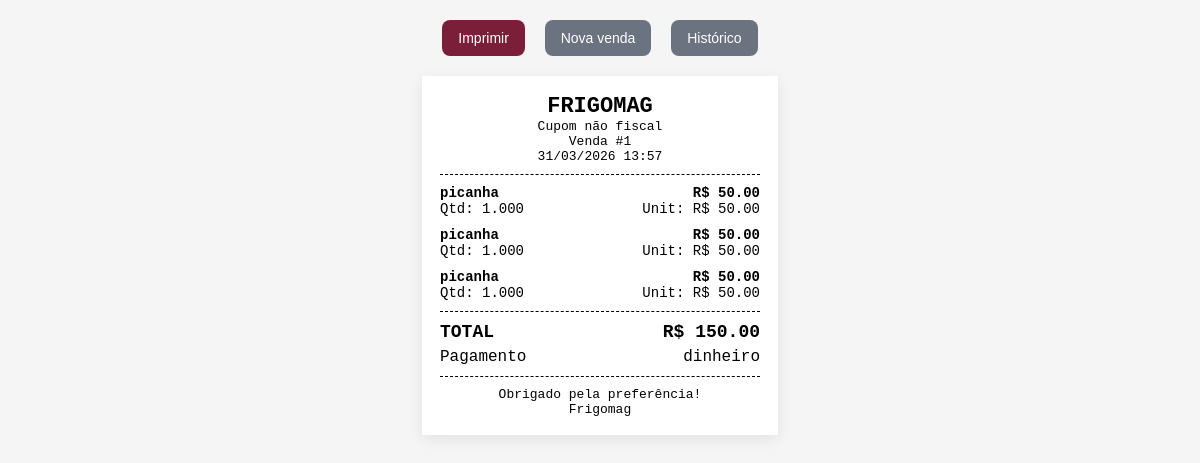
/vendas/1/cupom, run on the app's committed database.
### app/models/venda.py (models this page shows)
class Venda(db.Model):
    __tablename__ = "vendas"
    id = db.Column(db.Integer, primary_key=True)
    total = db.Column(db.Float, default=0)
    forma_pagamento = db.Column(db.String(30))
    criado_em = db.Column(db.DateTime, default=db.func.now())
    itens = db.relationship("ItemVenda", backref="venda", lazy=True, cascade="all, delete-orphan")

### app/models/item_venda.py (models this page shows)
class ItemVenda(db.Model):
    __tablename__ = "itens_venda"
    id = db.Column(db.Integer, primary_key=True)
    venda_id = db.Column(db.Integer, db.ForeignKey("vendas.id"), nullable=False)
    produto_id = db.Column(db.Integer, db.ForeignKey("produtos.id"), nullable=False)
    quantidade = db.Column(db.Float, nullable=False)
    preco_unitario = db.Column(db.Float, nullable=False)
    subtotal = db.Column(db.Float, nullable=False)
    produto = db.relationship("Produto")

### app/models/produto.py (models this page shows)
class Produto(db.Model):
    __tablename__ = "produtos"
    id = db.Column(db.Integer, primary_key=True)
    nome = db.Column(db.String(120), nullable=False)
    codigo = db.Column(db.String(50), unique=True)
    tipo = db.Column(db.String(20))  # kg ou unidade
    preco = db.Column(db.Float, nullable=False)
    estoque = db.Column(db.Float, default=0)
    criado_em = db.Column(db.DateTime, default=db.func.now())

### app/routes/venda_routes.py (the view)
@vendas.route("/<int:venda_id>/cupom")
def cupom_venda(venda_id):
    venda = Venda.query.get_or_404(venda_id)
    return render_template("vendas/cupom.html", venda=venda)

### app/templates/vendas/cupom.html (shortened to what this page needs)
<!DOCTYPE html>
<html lang="pt-BR">
<head>
</head>
<body>
    <div class="acoes">
        <button onclick="window.print()">Imprimir</button>
        <a href="/vendas/">Nova venda</a>
        <a href="/vendas/listar">Histórico</a>
    </div>
    <div class="cupom">
        <div class="centro">
            <div class="titulo">FRIGOMAG</div>
            <div>Cupom não fiscal</div>
            <div>Venda #{{ venda.id }}</div>
            <div>{{ venda.criado_em.strftime("%d/%m/%Y %H:%M") if venda.criado_em else "-" }}</div>
        </div>
        <div class="linha"></div>
        {% for item in venda.itens %}
        <div class="item">
            <div class="item-topo">
                <span>{{ item.produto.nome if item.produto else "Produto" }}</span>
                <span>R$ {{ "%.2f"|format(item.subtotal) }}</span>
            </div>
            <div class="item-baixo">
                <span>Qtd: {{ "%.3f"|format(item.quantidade) }}</span>
                <span>Unit: R$ {{ "%.2f"|format(item.preco_unitario) }}</span>
            </div>
        </div>
        {% endfor %}
        <div class="linha"></div>
        <div class="totais">
            <div class="linha-total grande">
                <span>TOTAL</span>
                <span>R$ {{ "%.2f"|format(venda.total) }}</span>
            </div>
            <div class="linha-total">
                <span>Pagamento</span>
                <span>{{ venda.forma_pagamento or "-" }}</span>
            </div>
        </div>
        <div class="linha"></div>
        <div class="centro">
            <div>Obrigado pela preferência!</div>
            <div>Frigomag</div>
        </div>
    </div>
</body>
</html>

### app/templates/vendas/cupom.html (style rules this page uses)
body { font-family: monospace; background: #f5f5f5; margin: 0; padding: 20px; }
.acoes { text-align: center; margin-bottom: 20px; }
.acoes button, .acoes a { display: inline-block; margin: 0 6px; padding: 10px 16px; border: none; border-radius: 8px; text-decoration: none; font-family: Arial, sans-serif; font-size: 14px; cursor: pointer; background: #7B1E3A; color: #fff; }
.acoes a { background: #6b7280; }
.cupom { width: 320px; margin: 0 auto; background: #fff; padding: 18px; box-shadow: 0 4px 14px rgba(0,0,0,0.08); color: #000; }
.centro { text-align: center; }
.titulo { font-size: 22px; font-weight: bold; }
.linha { border-top: 1px dashed #000; margin: 10px 0; }
.item { margin-bottom: 10px; font-size: 14px; }
.item-topo { display: flex; justify-content: space-between; gap: 10px; font-weight: bold; }
.item-baixo { display: flex; justify-content: space-between; gap: 10px; }
.totais { font-size: 16px; }
.totais .linha-total { display: flex; justify-content: space-between; margin: 6px 0; }
.grande { font-size: 18px; font-weight: bold; }

### data on the page
Venda: id "1", criado_em "31/03/2026 13:57", total "150.00", forma_pagamento "dinheiro"
ItemVenda: produto "picanha", subtotal "50.00", quantidade "1.000", preco_unitario "50.00"
ItemVenda: produto "picanha", subtotal "50.00", quantidade "1.000", preco_unitario "50.00"
ItemVenda: produto "picanha", subtotal "50.00", quantidade "1.000", preco_unitario "50.00"
